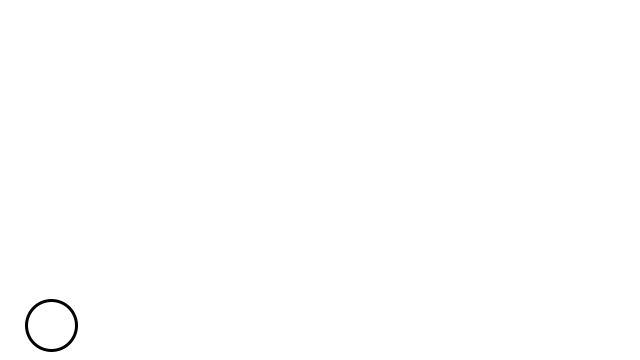
Frame 1 (no input)
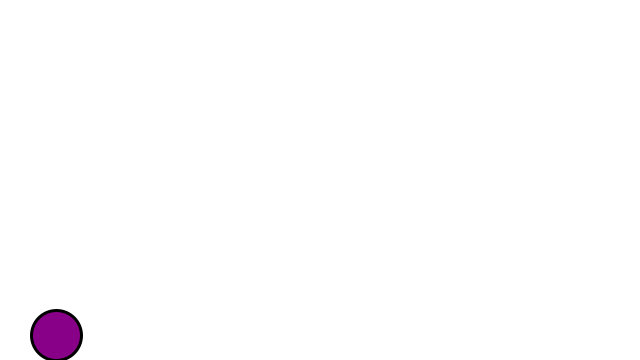
Frame 60 (the mouse pressed at the canvas centre just before this capture)
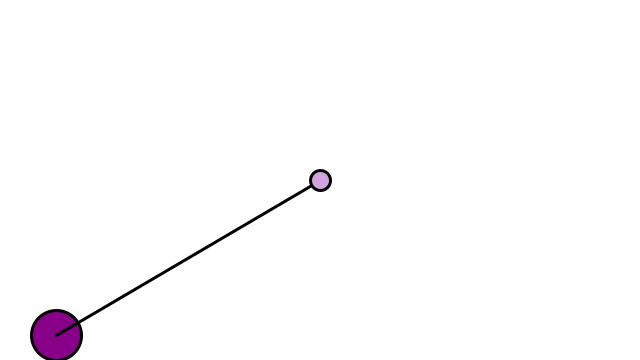
Frame 120 (the mouse held since frame 60 and released just before this capture)

The Processing sketch that drew these frames (run headless with seeded random() and noise(); from frame 60 on, the mouse is pressed at the canvas centre):

// Processing sketch: hopik
// ── hopik.pde


float ballD = 50;
float ballR = ballD/2;
float ballX;
float ballY;

float xSpeed = 1;
float ySpeed;
float ySpeed0 = 0;

float bounceCounter = 0;
float acc;
float t = 0;
boolean xPath = true;
//boolean yPath = false;
boolean move = true;
boolean back = true;
boolean load = false;

int clickCounter = 0;

float colourR = 255;
float colourG = 255;
float colourB = 255;




void setup () {
  size(640, 360);
  ballX = 50;
  ballY = height - ballR - 10;
  acc = 1;
  frameRate(60);
}



void draw(){
  //***logic
  
  //time
  t++;
  
  
  if(move){
    //xBounce
    if(ballX > width - ballR|| ballX < 0 + ballR){
     xPath = !xPath;
     
     colourR = random(0,255);
     colourG = random(0,255);
     colourB = random(0,255);
    }
    
    //yBounce
    if(ballY >= height - ballR){
      ySpeed = ySpeed0 - bounceCounter*acc;
      bounceCounter++;
      
     colourR = random(0,255);
     colourG = random(0,255);
     colourB = random(0,255);
    }
    
    //x move
    if(xPath){
     ballX += xSpeed; 
    }else{
      ballX -= xSpeed;
    }
    
    //y move
      ballY -= ySpeed;
      ySpeed -= acc;
  
    //STOP
    if (bounceCounter*acc > ySpeed0){
      move = false;
      bounceCounter = 0;
      ballY = height - ballR;
      ySpeed = 0;
      ySpeed0 = 0;
      colourR = random(100,255);
      colourG = 0;
      colourB = 0;
    }
    if (ballY > height){
     
      println("propadl !!!!!!!!!!!!!!!!!!!!!!!");
    }
  } else{
  
  }
  
  //draw
  if(back){
   background(255);
  }
  fill(colourR, colourG, colourR);
  strokeWeight(3);
  ellipse(ballX,ballY,ballD,ballD);
  println("ball - " + ballX, ballY, "speed " + ySpeed, "time - " + t );
  if(load){
   line(ballX, ballY, mouseX, mouseY);
   fill(random(0,255),random(0,255),random(0,255));
   ellipse(mouseX, mouseY, 20, 20);
  }
}
void mousePressed(){
  //logic
  clickCounter++;
  
  //draw
  if(clickCounter < 2){
    load = true;
  }else{
   clickCounter = 0;
   
   move = true;
   load = false;
   
   ySpeed0 += dist(ballX, mouseY , ballX, ballY)/10;
   println(dist(ballX, mouseY , ballX, ballY)/10);
   
   if(mouseX < ballX){
     xSpeed = -dist(ballX, ballY , mouseX, ballY)/10;
   }else{
     xSpeed = dist(ballX, ballY , mouseX, ballY)/10;
   }
   
  }
  
}

void keyPressed() {
  back = false;  
 }
void keyReleased() {
  back = true; 
 }
